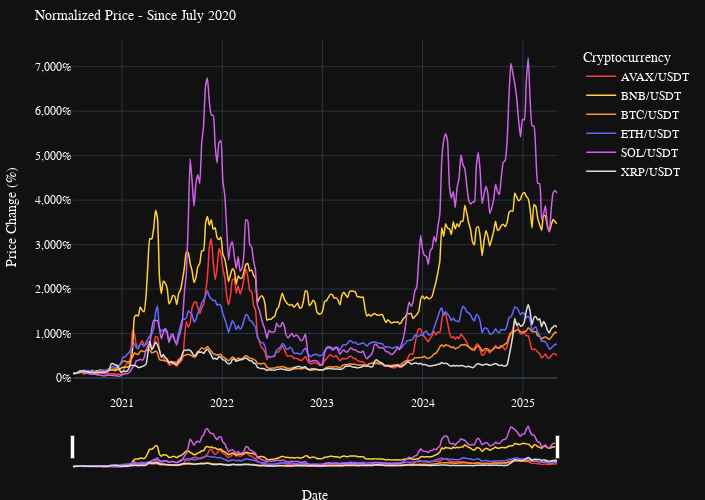

Source (notebook cell):
### Code cell
#%% Create the normalized price evolution graph

# Create the figure
fig2 = px.line(
    normalized_df_2020,
    x='timestamp',
    y='normalized_price',
    color='symbols',
    custom_data=['symbols', 'average_price'],
    title='Normalized Price - Since July 2020',
    labels={
        'timestamp': 'Date',
        'normalized_price': 'Price Change (%)',
        'symbols': 'Cryptocurrency'
    },
    color_discrete_map={
        'BTC/USDT': '#FC922F',  # Bitcoin Orange
        'ETH/USDT': '#626AFF',  # Ethereum Blue
        'BNB/USDT': '#FFCF3D',  # Binance Yellow
        'SOL/USDT': '#CF62E7',   # Solana Pink
        'XRP/USDT': '#DCDCDC',  # Ripple Grey
        'AVAX/USDT': '#FF3A3A',  # Avalanche Red
    },
    markers=False,
    line_shape='spline'
)

# Update traces to reduce marker size
fig2.update_traces(
    line=dict(width= 1.5, smoothing=0.5),
    hovertemplate="<b>%{customdata[0]}</b><br>" +
                  "Change: %{y:.1f}%<br>" +
                  "Price: $%{customdata[1]:,.2f}<br>" +
                  "<extra></extra>",
)   

# Customize the layout
fig2.update_layout(
    template="plotly_dark",              # inherit base dark theme 
    hovermode="closest",
    dragmode="pan",
    title=dict(font=dict(size=14, color='white'), xanchor="left"),
    hoverlabel=dict(font=dict(family="IBM Plex Sans", size=12)),
    font=dict(family="IBM Plex Sans", color="white"),
    legend=dict(yanchor="top", y=0.99, xanchor="left", x=1.05),
    margin=dict(l=10, r=10, t=40, b=10),
    yaxis=dict(title="Price Change (%)", ticksuffix='%', tickformat=",d"),
    xaxis=dict(rangeslider=dict(visible=True, thickness=0.1), type="date"),
    height=500, width=705,
)

# Show the plot
fig2.show(config={
    'displayModeBar': True,
    'displaylogo': False,
    'modeBarButtonsToAdd': ['fullscreen']
})


# get the full HTML as a string, with Plotly.js from CDN
fig2html = fig2.to_html(include_plotlyjs="cdn", full_html=True)

# inject the Google Fonts link right after <head>
font_link = '<link href="https://fonts.googleapis.com/css2?family=IBM+Plex+Sans&display=swap" rel="stylesheet">'
fig2html = fig2html.replace("<head>", f"<head>\n    {font_link}")

# save the HTML to a file
with open("plots/html/jul2020_crypto_relative_price_performance.html", "w") as f:
    f.write(fig2html)

### Figure 1 — Plotly figure (JSON) as saved in the notebook; plotly's stock layout.template omitted (floating-point values rounded to 4 significant figures; data arrays with more than 128 entries replaced by an {"elided": "..."} marker saying what was removed)
{"data": [{"customdata": {"elided": "242x2 mixed values"}, "hovertemplate": "<b>%{customdata[0]}</b><br>Change: %{y:.1f}%<br>Price: $%{customdata[1]:,.2f}<br><extra></extra>", "legendgroup": "AVAX/USDT", "line": {"color": "#FF3A3A", "dash": "solid", "shape": "spline", "smoothing": 0.5, "width": 1.5}, "marker": {"symbol": "circle"}, "mode": "lines", "name": "AVAX/USDT", "orientation": "v", "showlegend": true, "type": "scatter", "x": {"elided": "242 str values"}, "xaxis": "x", "y": {"elided": "242 float values"}, "yaxis": "y"}, {"customdata": {"elided": "253x2 mixed values"}, "hovertemplate": "<b>%{customdata[0]}</b><br>Change: %{y:.1f}%<br>Price: $%{customdata[1]:,.2f}<br><extra></extra>", "legendgroup": "BNB/USDT", "line": {"color": "#FFCF3D", "dash": "solid", "shape": "spline", "smoothing": 0.5, "width": 1.5}, "marker": {"symbol": "circle"}, "mode": "lines", "name": "BNB/USDT", "orientation": "v", "showlegend": true, "type": "scatter", "x": {"elided": "253 str values"}, "xaxis": "x", "y": {"elided": "253 float values"}, "yaxis": "y"}, {"customdata": {"elided": "253x2 mixed values"}, "hovertemplate": "<b>%{customdata[0]}</b><br>Change: %{y:.1f}%<br>Price: $%{customdata[1]:,.2f}<br><extra></extra>", "legendgroup": "BTC/USDT", "line": {"color": "#FC922F", "dash": "solid", "shape": "spline", "smoothing": 0.5, "width": 1.5}, "marker": {"symbol": "circle"}, "mode": "lines", "name": "BTC/USDT", "orientation": "v", "showlegend": true, "type": "scatter", "x": {"elided": "253 str values"}, "xaxis": "x", "y": {"elided": "253 float values"}, "yaxis": "y"}, {"customdata": {"elided": "253x2 mixed values"}, "hovertemplate": "<b>%{customdata[0]}</b><br>Change: %{y:.1f}%<br>Price: $%{customdata[1]:,.2f}<br><extra></extra>", "legendgroup": "ETH/USDT", "line": {"color": "#626AFF", "dash": "solid", "shape": "spline", "smoothing": 0.5, "width": 1.5}, "marker": {"symbol": "circle"}, "mode": "lines", "name": "ETH/USDT", "orientation": "v", "showlegend": true, "type": "scatter", "x": {"elided": "253 str values"}, "xaxis": "x", "y": {"elided": "253 float values"}, "yaxis": "y"}, {"customdata": {"elided": "248x2 mixed values"}, "hovertemplate": "<b>%{customdata[0]}</b><br>Change: %{y:.1f}%<br>Price: $%{customdata[1]:,.2f}<br><extra></extra>", "legendgroup": "SOL/USDT", "line": {"color": "#CF62E7", "dash": "solid", "shape": "spline", "smoothing": 0.5, "width": 1.5}, "marker": {"symbol": "circle"}, "mode": "lines", "name": "SOL/USDT", "orientation": "v", "showlegend": true, "type": "scatter", "x": {"elided": "248 str values"}, "xaxis": "x", "y": {"elided": "248 float values"}, "yaxis": "y"}, {"customdata": {"elided": "253x2 mixed values"}, "hovertemplate": "<b>%{customdata[0]}</b><br>Change: %{y:.1f}%<br>Price: $%{customdata[1]:,.2f}<br><extra></extra>", "legendgroup": "XRP/USDT", "line": {"color": "#DCDCDC", "dash": "solid", "shape": "spline", "smoothing": 0.5, "width": 1.5}, "marker": {"symbol": "circle"}, "mode": "lines", "name": "XRP/USDT", "orientation": "v", "showlegend": true, "type": "scatter", "x": {"elided": "253 str values"}, "xaxis": "x", "y": {"elided": "253 float values"}, "yaxis": "y"}], "layout": {"dragmode": "pan", "font": {"color": "white", "family": "IBM Plex Sans"}, "height": 500, "hoverlabel": {"font": {"family": "IBM Plex Sans", "size": 12}}, "hovermode": "closest", "legend": {"title": {"text": "Cryptocurrency"}, "tracegroupgap": 0, "x": 1.05, "xanchor": "left", "y": 0.99, "yanchor": "top"}, "margin": {"b": 10, "l": 10, "r": 10, "t": 40}, "title": {"font": {"color": "white", "size": 14}, "text": "Normalized Price - Since July 2020", "xanchor": "left"}, "width": 705, "xaxis": {"anchor": "y", "domain": [0, 1], "rangeslider": {"thickness": 0.1, "visible": true}, "title": {"text": "Date"}, "type": "date"}, "yaxis": {"anchor": "x", "domain": [0, 1], "tickformat": ",d", "ticksuffix": "%", "title": {"text": "Price Change (%)"}}}}
